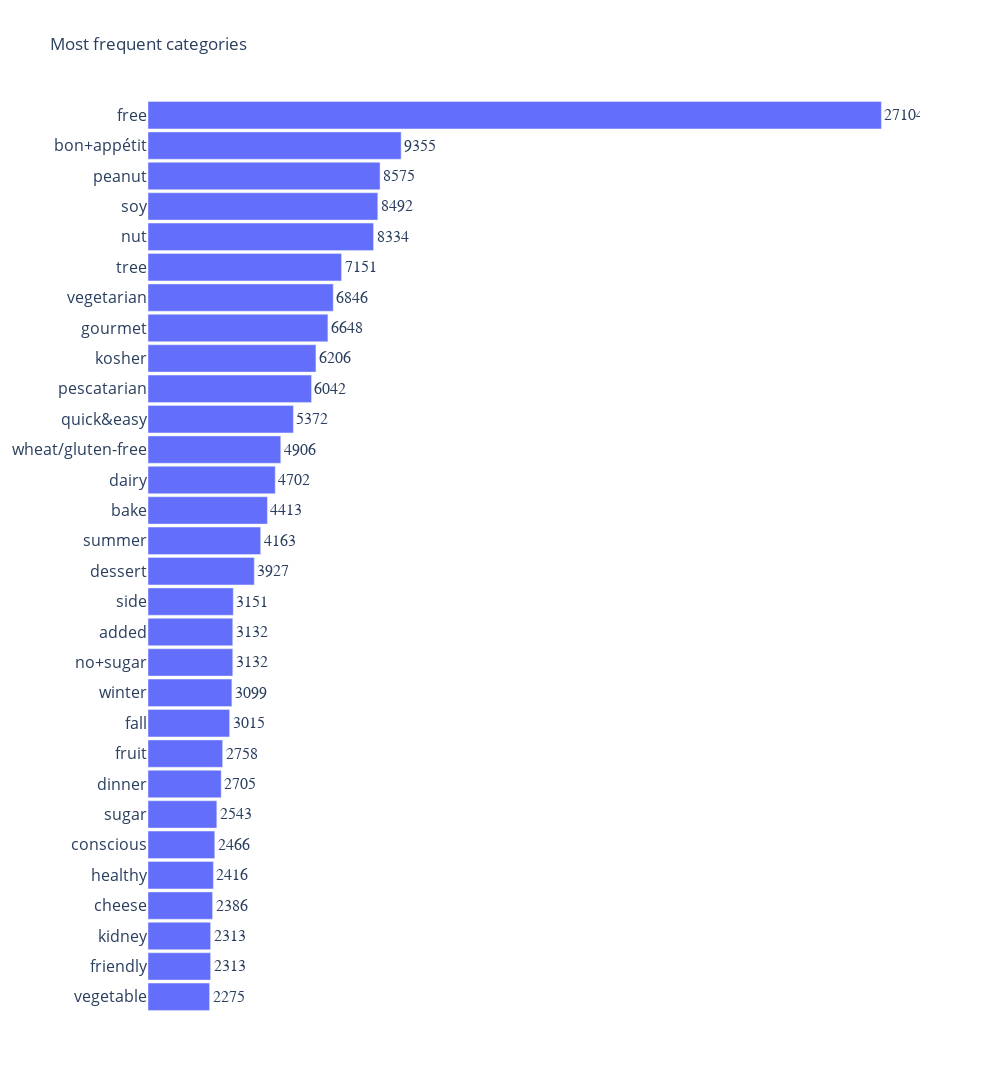

Source (notebook cell):
### Code cell
import plotly.graph_objects as go


layout = go.Layout(
    autosize=False,
    width=1000,
    height=2000)
fig_tech = go.Figure([go.Bar(x=categories_plot['count'].values, 
                        y=categories_plot['index'].values,
                        text=categories_plot['count'].values,
                        orientation='h',
                        width=0.9,
                        textfont=dict(family='Arial',
                                            size=16)
                       )],layout=layout)

fig_tech.update_layout(barmode='group', bargap=0.7,bargroupgap=0.0)
fig_tech.update_traces(texttemplate='%{text}', textposition='outside')

fig_tech.update_layout(
    xaxis=dict(
        showgrid=False,
        showline=False,
        showticklabels=False,
        zeroline=False,

    ),
    yaxis=dict(
        showgrid=False,
        showline=False,
        zeroline=False,
        autorange="reversed"
        ),
yaxis_tickfont_size=16)
    
fig_tech.update_layout(
    title_text="Most frequent categories",
    showlegend=False,
    plot_bgcolor='white')
fig_tech.show()

### Figure 1 — Plotly figure (JSON) as saved in the notebook; plotly's stock layout.template omitted (floating-point values rounded to 4 significant figures)
{"data": [{"orientation": "h", "text": [27104, 9355, 8575, 8492, 8334, 7151, 6846, 6648, 6206, 6042, 5372, 4906, 4702, 4413, 4163, 3927, 3151, 3132, 3132, 3099, 3015, 2758, 2705, 2543, 2466, 2416, 2386, 2313, 2313, 2275], "textfont": {"family": "Arial", "size": 16}, "textposition": "outside", "texttemplate": "%{text}", "type": "bar", "width": 0.9, "x": [27104, 9355, 8575, 8492, 8334, 7151, 6846, 6648, 6206, 6042, 5372, 4906, 4702, 4413, 4163, 3927, 3151, 3132, 3132, 3099, 3015, 2758, 2705, 2543, 2466, 2416, 2386, 2313, 2313, 2275], "y": ["free", "bon+appétit", "peanut", "soy", "nut", "tree", "vegetarian", "gourmet", "kosher", "pescatarian", "quick&easy", "wheat/gluten-free", "dairy", "bake", "summer", "dessert", "side", "added", "no+sugar", "winter", "fall", "fruit", "dinner", "sugar", "conscious", "healthy", "cheese", "kidney", "friendly", "vegetable"]}], "layout": {"autosize": false, "bargap": 0.7, "bargroupgap": 0, "barmode": "group", "height": 2000, "plot_bgcolor": "white", "showlegend": false, "title": {"text": "Most frequent categories"}, "width": 1000, "xaxis": {"showgrid": false, "showline": false, "showticklabels": false, "zeroline": false}, "yaxis": {"autorange": "reversed", "showgrid": false, "showline": false, "tickfont": {"size": 16}, "zeroline": false}}}
